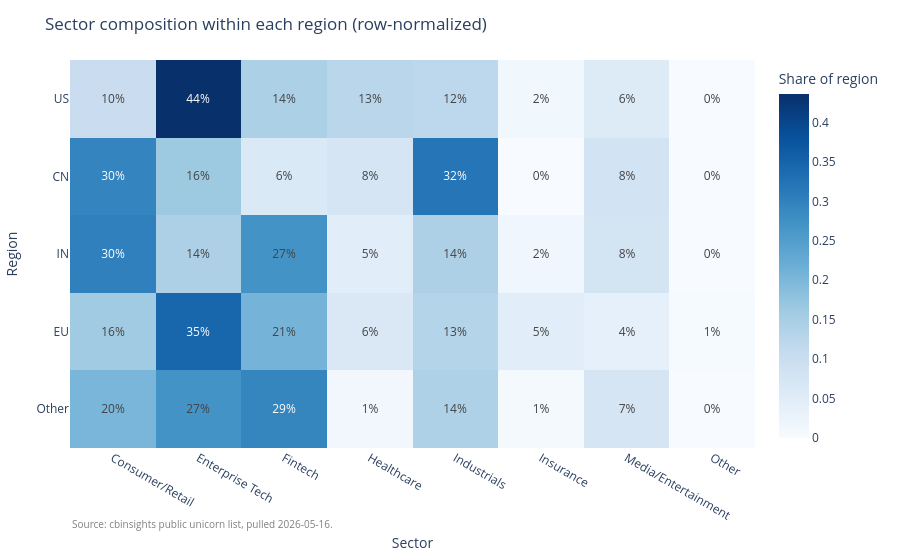

Notebook code cell kept with this figure:
### Markdown cell above
## 5. Sector x geography heatmap (interactive)

Row-normalized so each region sums to 100%. This is the sector *composition within a region*, not absolute counts.

### Code cell
heat = (
    df.groupby(['region', 'sector_grp'])
      .size()
      .unstack(fill_value=0)
      .reindex(['US', 'CN', 'IN', 'EU', 'Other'])
)
heat_share = heat.div(heat.sum(axis=1), axis=0).round(3)

fig = px.imshow(
    heat_share.values,
    x=list(heat_share.columns),
    y=list(heat_share.index),
    color_continuous_scale='Blues',
    aspect='auto',
    labels=dict(x='Sector', y='Region', color='Share of region'),
    title='Sector composition within each region (row-normalized)',
    text_auto='.0%',
)
fig.update_layout(
    margin=dict(l=70, r=20, t=60, b=90),
    annotations=[dict(
        text=f"Source: {pull_meta['source']} public unicorn list, pulled {pull_meta['date']}.",
        xref='paper', yref='paper', x=0, y=-0.22, showarrow=False,
        font=dict(size=10, color='gray'),
    )],
)
fig.show()

### Figure 1 — Plotly figure (JSON) as saved in the notebook; plotly's stock layout.template omitted (floating-point values rounded to 4 significant figures)
{"data": [{"coloraxis": "coloraxis", "hovertemplate": "Sector: %{x}<br>Region: %{y}<br>Share of region: %{z}<extra></extra>", "name": "0", "texttemplate": "%{z:.0%}", "type": "heatmap", "x": ["Consumer/Retail", "Enterprise Tech", "Fintech", "Healthcare", "Industrials", "Insurance", "Media/Entertainment", "Other"], "xaxis": "x", "y": ["US", "CN", "IN", "EU", "Other"], "yaxis": "y", "z": [[0.101, 0.436, 0.144, 0.125, 0.121, 0.015, 0.056, 0.001], [0.296, 0.164, 0.063, 0.075, 0.321, 0.0, 0.082, 0.0], [0.302, 0.143, 0.27, 0.048, 0.143, 0.016, 0.079, 0.0], [0.16, 0.346, 0.207, 0.064, 0.133, 0.048, 0.037, 0.005], [0.202, 0.27, 0.294, 0.012, 0.141, 0.006, 0.074, 0.0]]}], "layout": {"annotations": [{"font": {"color": "gray", "size": 10}, "showarrow": false, "text": "Source: cbinsights public unicorn list, pulled 2026-05-16.", "x": 0, "xref": "paper", "y": -0.22, "yref": "paper"}], "coloraxis": {"colorbar": {"title": {"text": "Share of region"}}, "colorscale": [[0.0, "rgb(247,251,255)"], [0.125, "rgb(222,235,247)"], [0.25, "rgb(198,219,239)"], [0.375, "rgb(158,202,225)"], [0.5, "rgb(107,174,214)"], [0.625, "rgb(66,146,198)"], [0.75, "rgb(33,113,181)"], [0.875, "rgb(8,81,156)"], [1.0, "rgb(8,48,107)"]]}, "margin": {"b": 90, "l": 70, "r": 20, "t": 60}, "title": {"text": "Sector composition within each region (row-normalized)"}, "xaxis": {"anchor": "y", "domain": [0.0, 1.0], "title": {"text": "Sector"}}, "yaxis": {"anchor": "x", "autorange": "reversed", "domain": [0.0, 1.0], "title": {"text": "Region"}}}}
